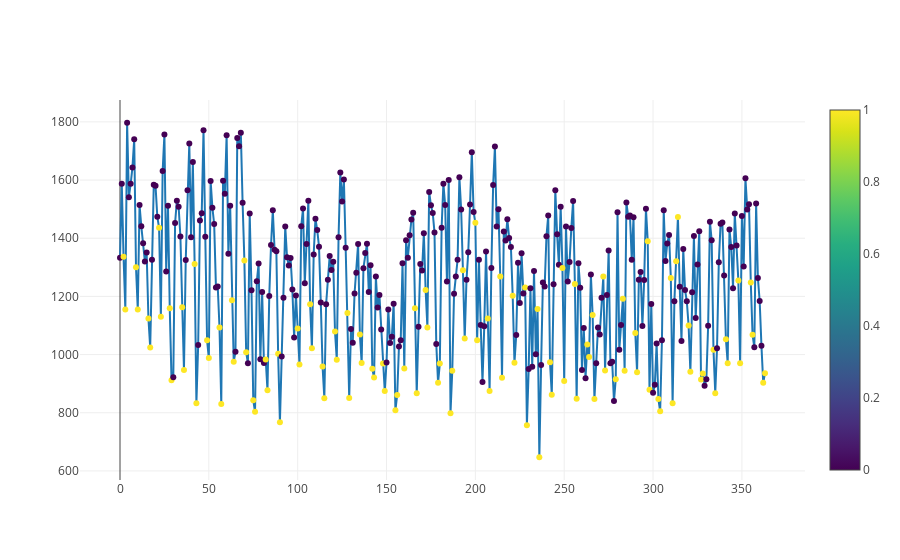

Here is the notebook cell this chart was saved with:
### Code cell
import plotly.graph_objs as go
from plotly.offline import download_plotlyjs, init_notebook_mode, plot, iplot
init_notebook_mode(connected=True)

iplot([go.Scatter(x=list(x), y=list(y.T.values[0]), mode = 'lines+markers',
                 marker=dict(
        color = boh['we'], 
        colorscale='Viridis',
        showscale=True  ))])

### Figure 1 — Plotly figure (JSON) as saved in the notebook; plotly's stock layout.template omitted (floating-point values rounded to 4 significant figures; data arrays with more than 128 entries replaced by an {"elided": "..."} marker saying what was removed)
{"data": [{"marker": {"color": {"elided": "364 int values"}, "colorscale": "Viridis", "showscale": true}, "mode": "lines+markers", "type": "scatter", "uid": "330f32da-91bb-11e9-b77e-a44e311aa320", "x": {"elided": "364 int values"}, "y": {"elided": "364 int values"}}], "layout": {}}
